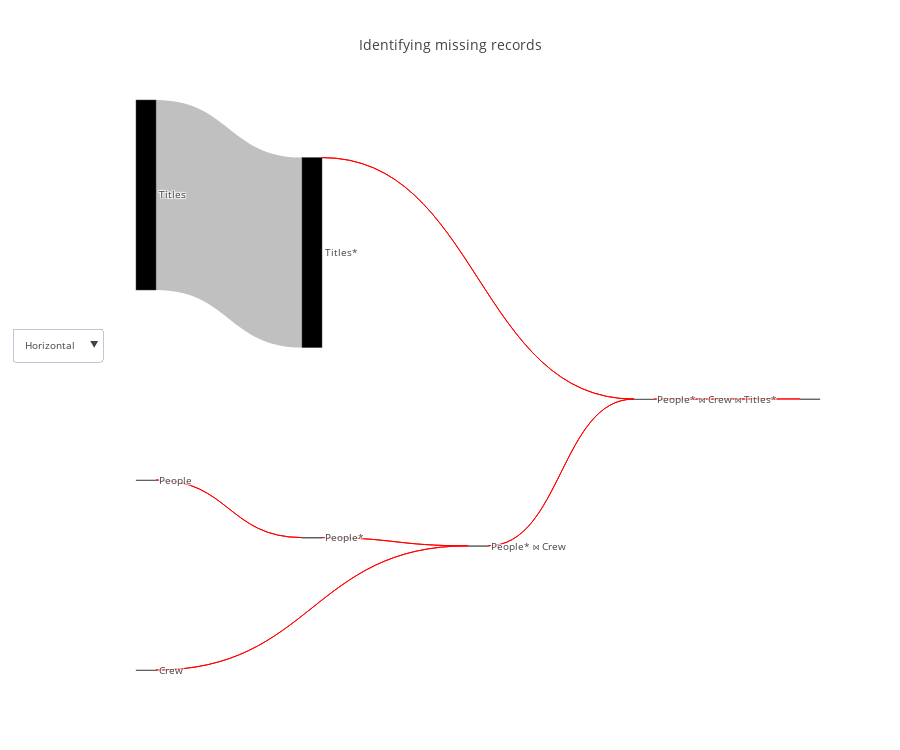

The notebook cell this image was saved under:
### Code cell
flow_df = query_renderer.get_flow_df(query, con_str)
query_renderer.vizualize(flow_df, title="Identifying missing records", metrics=["actual_rows"], open_=False)

### Figure 1 — Plotly figure (JSON) as saved in the notebook; plotly's stock layout.template omitted (floating-point values rounded to 4 significant figures)
{"data": [{"link": {"color": ["red", "red", "red", "red", "silver", "red", "red"], "label": ["", "Filter condition: (people.name = ANY ('{\"Owen Wilson\",\"Adam Sandler\",\"Jason Segel\"}'::text[]))", "", "Hash Cond ('Inner', '(crew.person_id = people.person_id)')", "", "Filter condition: (titles.genres ~~ '%comedy%'::text)", "Join Filter ('Inner', '(crew.title_id = titles.title_id)')"], "source": [0, 1, 2, 3, 4, 5, 6], "target": [1, 3, 3, 6, 5, 6, 7], "value": [1, 1, 1, 1, 2379234, 1, 1]}, "node": {"color": [null, null, null, null, null, null, null], "label": ["People", "People*", "Crew", "People* ⋈ Crew", "Titles", "Titles*", "People* ⋈ Crew ⋈ Titles*"], "pad": 200}, "orientation": "h", "type": "sankey", "valueformat": ",", "valuesuffix": [" Rows", " Rows", " Rows", " Rows", " Rows", " Rows", " Rows"]}], "layout": {"font": {"size": 10}, "height": 750, "title": "Identifying missing records", "updatemenus": [{"buttons": [{"args": ["orientation", "h"], "label": "Horizontal", "method": "restyle"}, {"args": ["orientation", "v"], "label": "Vertical", "method": "restyle"}], "y": 0.6}]}}
